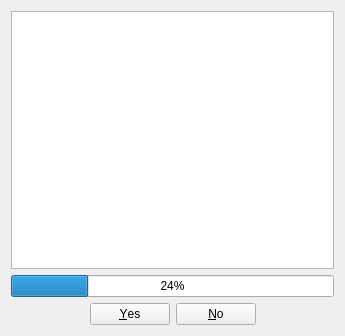
<?xml version="1.0" encoding="UTF-8"?>
<ui version="4.0">
 <class>MainWindow</class>
 <widget class="QMainWindow" name="MainWindow">
  <property name="geometry">
   <rect>
    <x>0</x>
    <y>0</y>
    <width>345</width>
    <height>336</height>
   </rect>
  </property>
  <property name="windowTitle">
   <string>Crash Reporter</string>
  </property>
  <widget class="QWidget" name="centralWidget">
   <layout class="QVBoxLayout" name="verticalLayout_2">
    <item>
     <layout class="QVBoxLayout" name="verticalLayout">
      <item>
       <widget class="QTextBrowser" name="textBrowser"/>
      </item>
      <item>
       <widget class="QProgressBar" name="progressBar">
        <property name="value">
         <number>24</number>
        </property>
       </widget>
      </item>
      <item>
       <widget class="QDialogButtonBox" name="buttonBox">
        <property name="standardButtons">
         <set>QDialogButtonBox::No|QDialogButtonBox::Yes</set>
        </property>
        <property name="centerButtons">
         <bool>true</bool>
        </property>
       </widget>
      </item>
     </layout>
    </item>
   </layout>
  </widget>
 </widget>
 <layoutdefault spacing="6" margin="11"/>
 <resources/>
 <connections>
  <connection>
   <sender>buttonBox</sender>
   <signal>rejected()</signal>
   <receiver>MainWindow</receiver>
   <slot>close()</slot>
   <hints>
    <hint type="sourcelabel">
     <x>172</x>
     <y>314</y>
    </hint>
    <hint type="destinationlabel">
     <x>172</x>
     <y>167</y>
    </hint>
   </hints>
  </connection>
 </connections>
</ui>
